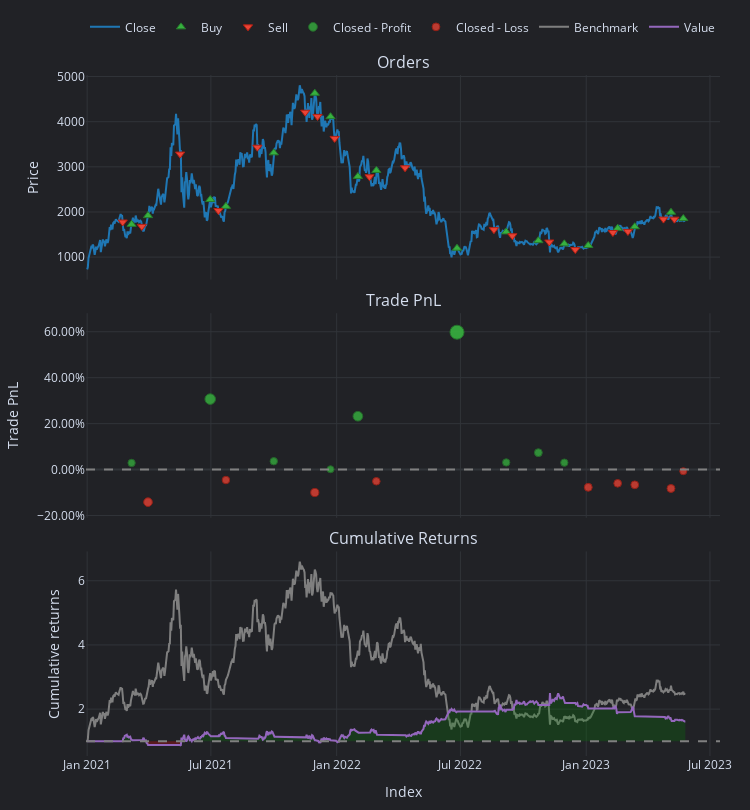

Source (notebook cell):
### Code cell
short_pf.plot().show()

### Figure 1 — Plotly figure (JSON) as saved in the notebook; plotly's stock layout.template omitted (floating-point values rounded to 4 significant figures; data arrays with more than 128 entries replaced by an {"elided": "..."} marker saying what was removed)
{"data": [{"legendgroup": "0", "line": {"color": "#1f77b4"}, "mode": "lines", "name": "Close", "showlegend": true, "type": "scatter", "uid": "500f8025-0b81-4aff-8988-b31b48502f23", "x": {"elided": "876 str values"}, "xaxis": "x", "y": {"elided": "876 float values"}, "yaxis": "y"}, {"customdata": {"elided": "18x9 mixed values"}, "hovertemplate": "<br>Order Id: %{customdata[0]}\n<br>Signal Index: %{customdata[1]}\n<br>Creation Index: %{customdata[2]}\n<br>Fill Index: %{customdata[3]}\n<br>Size: %{customdata[4]:,}\n<br>Price: %{customdata[5]:,}\n<br>Fees: %{customdata[6]:,}\n<br>Type: %{customdata[7]}\n<br>Stop Type: %{customdata[8]}", "marker": {"color": "#37B13F", "line": {"color": "rgb(38,123,44)", "width": 1}, "size": 8, "symbol": "triangle-up"}, "mode": "markers", "name": "Buy", "type": "scatter", "uid": "5388778e-fdc2-4f24-a815-5c7cdd435132", "x": ["2021-03-07T00:00:00+00:00", "2021-03-31T00:00:00+00:00", "2021-06-30T00:00:00+00:00", "2021-07-23T00:00:00+00:00", "2021-10-01T00:00:00+00:00", "2021-11-30T00:00:00+00:00", "2021-12-23T00:00:00+00:00", "2022-02-01T00:00:00+00:00", "2022-02-28T00:00:00+00:00", "2022-06-26T00:00:00+00:00", "2022-09-06T00:00:00+00:00", "2022-10-23T00:00:00+00:00", "2022-11-30T00:00:00+00:00", "2023-01-04T00:00:00+00:00", "2023-02-16T00:00:00+00:00", "2023-03-13T00:00:00+00:00", "2023-05-05T00:00:00+00:00", "2023-05-23T00:00:00+00:00"], "xaxis": "x", "y": [1726.0, 1919.0, 2276.0, 2124.0, 3310.0, 4630.0, 4111.0, 2787.0, 2921.0, 1198.0, 1559.0, 1364.0, 1294.0, 1257.0, 1638.0, 1673.0, 1993.0, 1854.0], "yaxis": "y"}, {"customdata": {"elided": "18x9 mixed values"}, "hovertemplate": "<br>Order Id: %{customdata[0]}\n<br>Signal Index: %{customdata[1]}\n<br>Creation Index: %{customdata[2]}\n<br>Fill Index: %{customdata[3]}\n<br>Size: %{customdata[4]:,}\n<br>Price: %{customdata[5]:,}\n<br>Fees: %{customdata[6]:,}\n<br>Type: %{customdata[7]}\n<br>Stop Type: %{customdata[8]}", "marker": {"color": "#EA4335", "line": {"color": "rgb(181,31,18)", "width": 1}, "size": 8, "symbol": "triangle-down"}, "mode": "markers", "name": "Sell", "type": "scatter", "uid": "a721db86-f7e5-4bcd-a745-785bae58f625", "x": ["2021-02-22T00:00:00+00:00", "2021-03-22T00:00:00+00:00", "2021-05-17T00:00:00+00:00", "2021-07-12T00:00:00+00:00", "2021-09-07T00:00:00+00:00", "2021-11-16T00:00:00+00:00", "2021-12-04T00:00:00+00:00", "2021-12-29T00:00:00+00:00", "2022-02-18T00:00:00+00:00", "2022-04-11T00:00:00+00:00", "2022-08-19T00:00:00+00:00", "2022-09-15T00:00:00+00:00", "2022-11-08T00:00:00+00:00", "2022-12-16T00:00:00+00:00", "2023-02-09T00:00:00+00:00", "2023-03-03T00:00:00+00:00", "2023-04-24T00:00:00+00:00", "2023-05-10T00:00:00+00:00"], "xaxis": "x", "y": [1778.0, 1681.0, 3283.0, 2032.0, 3435.0, 4210.0, 4117.0, 3630.0, 2779.0, 2980.0, 1609.0, 1473.0, 1335.0, 1167.0, 1545.0, 1569.0, 1842.0, 1841.0], "yaxis": "y"}, {"customdata": [["0", "0", "2021-03-07 00:00:00+00:00", 2.893, 0.02893], ["2", "2", "2021-06-30 00:00:00+00:00", 27.08, 0.3067], ["4", "4", "2021-10-01 00:00:00+00:00", 3.997, 0.0363], ["6", "6", "2021-12-23 00:00:00+00:00", 0.1457, 0.001418], ["7", "7", "2022-02-01 00:00:00+00:00", 23.89, 0.2322], ["9", "9", "2022-06-26 00:00:00+00:00", 71.94, 0.598], ["10", "10", "2022-09-06 00:00:00+00:00", 5.974, 0.03108], ["11", "11", "2022-10-23 00:00:00+00:00", 14.61, 0.07371], ["12", "12", "2022-11-30 00:00:00+00:00", 6.427, 0.0302]], "hovertemplate": "<br>Exit Trade Id: %{customdata[0]}\n<br>Position Id: %{customdata[1]}\n<br>Exit Index: %{customdata[2]}\n<br>PnL: %{customdata[3]:,}\n<br>Return: %{customdata[4]:,%}", "marker": {"color": "#37B13F", "line": {"color": "rgb(38,123,44)", "width": 1}, "opacity": [0.7569, 0.8268, 0.7588, 0.75, 0.808, 0.9, 0.7575, 0.7682, 0.7572], "size": [7.323, 10.58, 7.409, 7, 9.708, 14, 7.348, 7.848, 7.338], "symbol": "circle"}, "mode": "markers", "name": "Closed - Profit", "type": "scatter", "uid": "66a99a6b-99e4-4264-8d1c-47240007e03c", "x": ["2021-03-07T00:00:00+00:00", "2021-06-30T00:00:00+00:00", "2021-10-01T00:00:00+00:00", "2021-12-23T00:00:00+00:00", "2022-02-01T00:00:00+00:00", "2022-06-26T00:00:00+00:00", "2022-09-06T00:00:00+00:00", "2022-10-23T00:00:00+00:00", "2022-11-30T00:00:00+00:00"], "xaxis": "x2", "y": [0.02893, 0.3067, 0.0363, 0.001418, 0.2322, 0.598, 0.03108, 0.07371, 0.0302], "yaxis": "y2"}, {"customdata": [["1", "1", "2021-03-31 00:00:00+00:00", -14.59, -0.1418], ["3", "3", "2021-07-23 00:00:00+00:00", -5.263, -0.04561], ["5", "5", "2021-11-30 00:00:00+00:00", -11.4, -0.09989], ["8", "8", "2022-02-28 00:00:00+00:00", -6.451, -0.0509], ["13", "13", "2023-01-04 00:00:00+00:00", -16.92, -0.07719], ["14", "14", "2023-02-16 00:00:00+00:00", -12.11, -0.05985], ["15", "15", "2023-03-13 00:00:00+00:00", -12.6, -0.06627], ["16", "16", "2023-05-05 00:00:00+00:00", -14.61, -0.08223], ["17", "17", "2023-05-23 00:00:00+00:00", -1.17, -0.007176]], "hovertemplate": "<br>Exit Trade Id: %{customdata[0]}\n<br>Position Id: %{customdata[1]}\n<br>Exit Index: %{customdata[2]}\n<br>PnL: %{customdata[3]:,}\n<br>Return: %{customdata[4]:,%}", "marker": {"color": "#EA4335", "line": {"color": "rgb(181,31,18)", "width": 1}, "opacity": [0.7853, 0.7611, 0.7748, 0.7624, 0.7691, 0.7647, 0.7663, 0.7703, 0.7514], "size": [8.647, 7.519, 8.155, 7.581, 7.889, 7.686, 7.761, 7.948, 7.068], "symbol": "circle"}, "mode": "markers", "name": "Closed - Loss", "type": "scatter", "uid": "9aba5eb1-058f-4f8e-b9db-a245a1746e9b", "x": ["2021-03-31T00:00:00+00:00", "2021-07-23T00:00:00+00:00", "2021-11-30T00:00:00+00:00", "2022-02-28T00:00:00+00:00", "2023-01-04T00:00:00+00:00", "2023-02-16T00:00:00+00:00", "2023-03-13T00:00:00+00:00", "2023-05-05T00:00:00+00:00", "2023-05-23T00:00:00+00:00"], "xaxis": "x2", "y": [-0.1418, -0.04561, -0.09989, -0.0509, -0.07719, -0.05985, -0.06627, -0.08223, -0.007176], "yaxis": "y2"}, {"legendgroup": "1", "line": {"color": "#7f7f7f"}, "mode": "lines", "name": "Benchmark", "showlegend": true, "type": "scatter", "uid": "dffd2b10-d02c-4f35-a089-b29103390b32", "x": {"elided": "876 str values"}, "xaxis": "x3", "y": {"elided": "876 float values"}, "yaxis": "y3"}, {"hoverinfo": "skip", "line": {"color": "rgba(0, 0, 0, 0)", "width": 0}, "mode": "lines", "opacity": 0, "showlegend": false, "type": "scatter", "uid": "19938719-2ab7-4e6c-a3f6-9d77c1263fa9", "x": {"elided": "876 str values"}, "xaxis": "x3", "y": {"elided": "876 int values"}, "yaxis": "y3"}, {"connectgaps": false, "fill": "tonexty", "fillcolor": "rgba(0, 128, 0, 0.25)", "hoverinfo": "skip", "line": {"color": "rgba(0, 0, 0, 0)", "width": 0}, "mode": "lines", "opacity": 0, "showlegend": false, "type": "scatter", "uid": "a1b0f2cf-d22c-4773-84ee-985abc076669", "x": {"elided": "876 str values"}, "xaxis": "x3", "y": {"elided": "876 float values"}, "yaxis": "y3"}, {"hoverinfo": "skip", "line": {"color": "rgba(0, 0, 0, 0)", "width": 0}, "mode": "lines", "opacity": 0, "showlegend": false, "type": "scatter", "uid": "75065ef7-2d5f-4109-bbc7-2e99ca3af6e5", "x": {"elided": "876 str values"}, "xaxis": "x3", "y": {"elided": "876 int values"}, "yaxis": "y3"}, {"connectgaps": false, "fill": "tonexty", "fillcolor": "rgba(255, 0, 0, 0.25)", "hoverinfo": "skip", "line": {"color": "rgba(0, 0, 0, 0)", "width": 0}, "mode": "lines", "opacity": 0, "showlegend": false, "type": "scatter", "uid": "b078dd76-a7a9-4967-ad8f-dc225bd4d52c", "x": {"elided": "876 str values"}, "xaxis": "x3", "y": {"elided": "876 float values"}, "yaxis": "y3"}, {"legendgroup": "2", "line": {"color": "#9467bd"}, "mode": "lines", "name": "Value", "showlegend": true, "type": "scatter", "uid": "b7fbb575-1cb6-408b-a1f9-50286d17d105", "x": {"elided": "876 str values"}, "xaxis": "x3", "y": {"elided": "876 float values"}, "yaxis": "y3"}, {"hoverinfo": "skip", "line": {"color": "rgba(0, 0, 0, 0)", "width": 0}, "mode": "lines", "opacity": 0, "showlegend": false, "type": "scatter", "uid": "9b84cc1c-5127-475a-b45c-ae6f309f47ba", "x": {"elided": "876 str values"}, "xaxis": "x3", "y": {"elided": "876 int values"}, "yaxis": "y3"}], "layout": {"annotations": [{"font": {"size": 16}, "showarrow": false, "text": "Orders", "x": 0.5, "xanchor": "center", "xref": "paper", "y": 1, "yanchor": "bottom", "yref": "paper"}, {"font": {"size": 16}, "showarrow": false, "text": "Trade PnL", "x": 0.5, "xanchor": "center", "xref": "paper", "y": 0.6502, "yanchor": "bottom", "yref": "paper"}, {"font": {"size": 16}, "showarrow": false, "text": "Cumulative Returns", "x": 0.5, "xanchor": "center", "xref": "paper", "y": 0.3004, "yanchor": "bottom", "yref": "paper"}], "height": 810, "legend": {"orientation": "h", "traceorder": "normal", "x": 1, "xanchor": "right", "y": 1.049, "yanchor": "bottom"}, "margin": {"b": 30, "l": 30, "r": 30, "t": 30}, "shapes": [{"line": {"color": "gray", "dash": "dash"}, "type": "line", "x0": 0, "x1": 1, "xref": "paper", "y0": 0, "y1": 0, "yref": "y2"}, {"line": {"color": "gray", "dash": "dash"}, "type": "line", "x0": 0, "x1": 1, "xref": "paper", "y0": 1, "y1": 1, "yref": "y3"}], "showlegend": true, "width": 750, "xaxis": {"anchor": "y", "domain": [0, 1], "matches": "x3", "showticklabels": false}, "xaxis2": {"anchor": "y2", "domain": [0, 1], "matches": "x3", "showticklabels": false}, "xaxis3": {"anchor": "y3", "domain": [0, 1], "title": {"text": "Index"}}, "yaxis": {"anchor": "x", "domain": [0.6996, 1], "title": {"text": "Price"}}, "yaxis2": {"anchor": "x2", "domain": [0.3498, 0.6502], "tickformat": ".2%", "title": {"text": "Trade PnL"}}, "yaxis3": {"anchor": "x3", "domain": [0, 0.3004], "title": {"text": "Cumulative returns"}}}}
